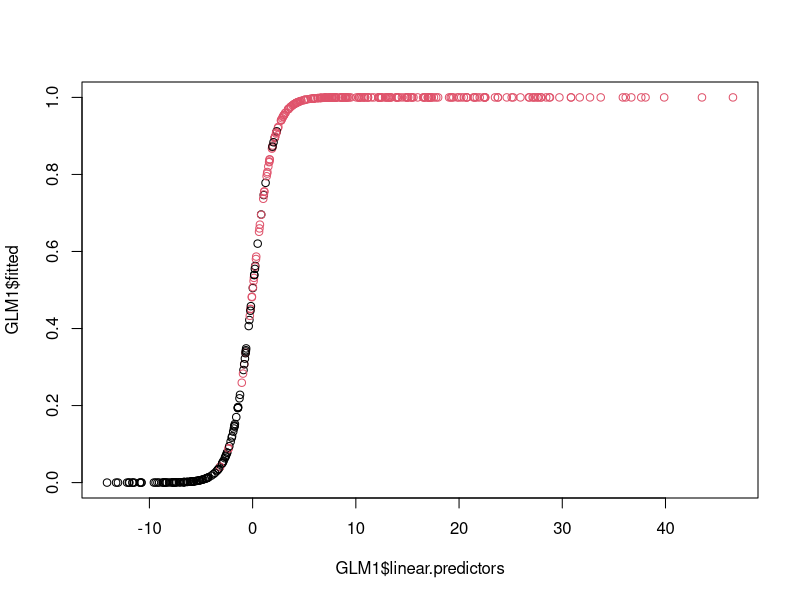
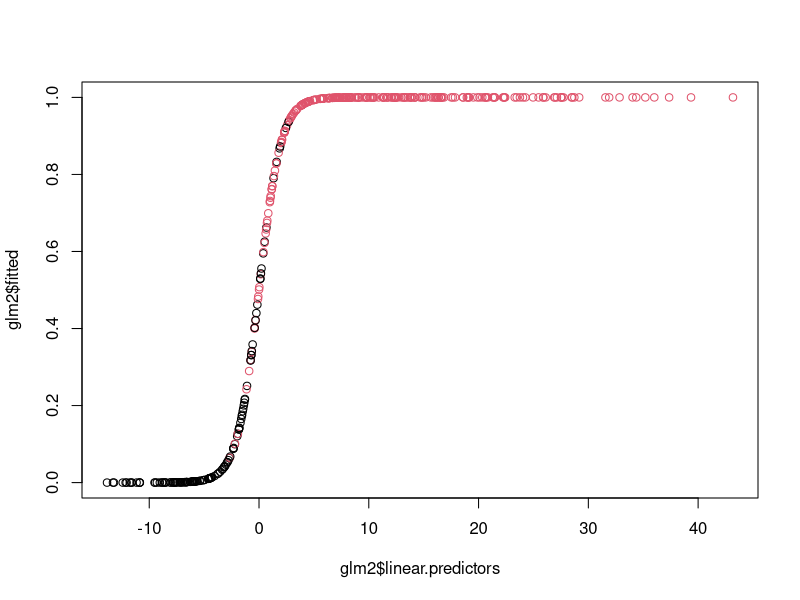
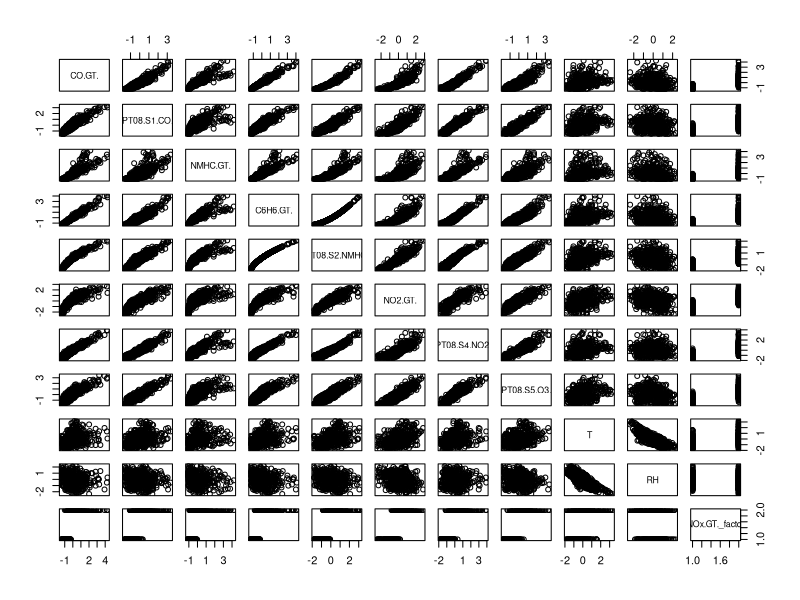
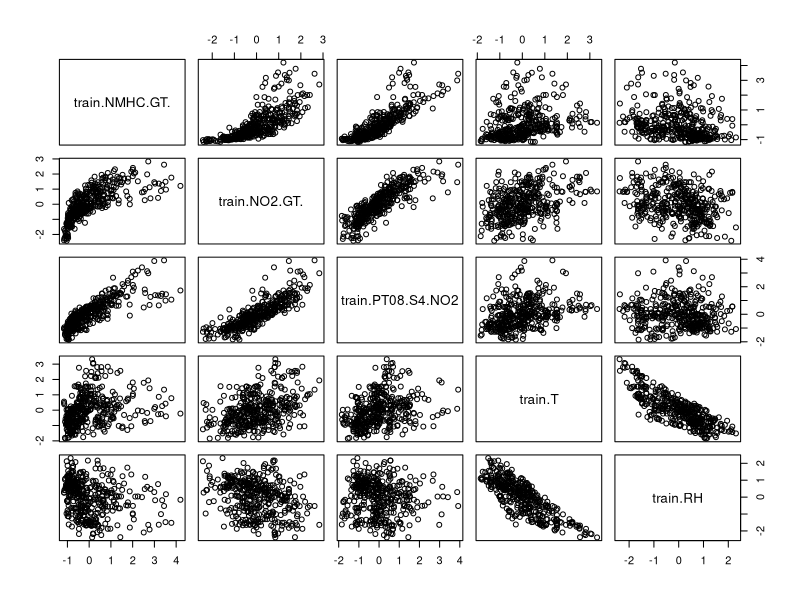
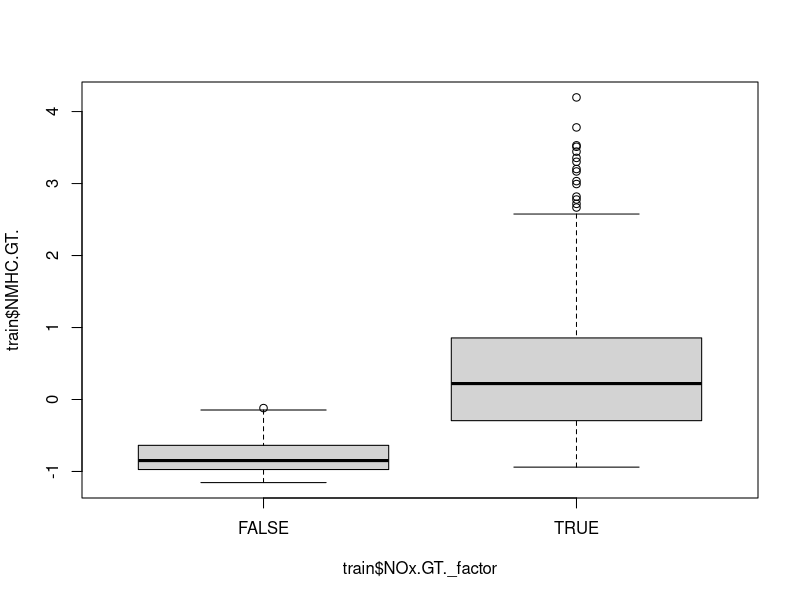
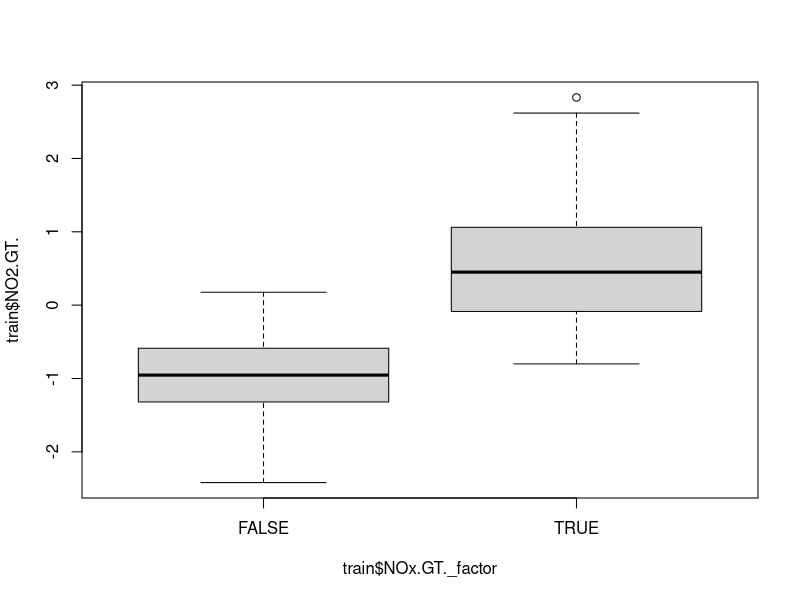
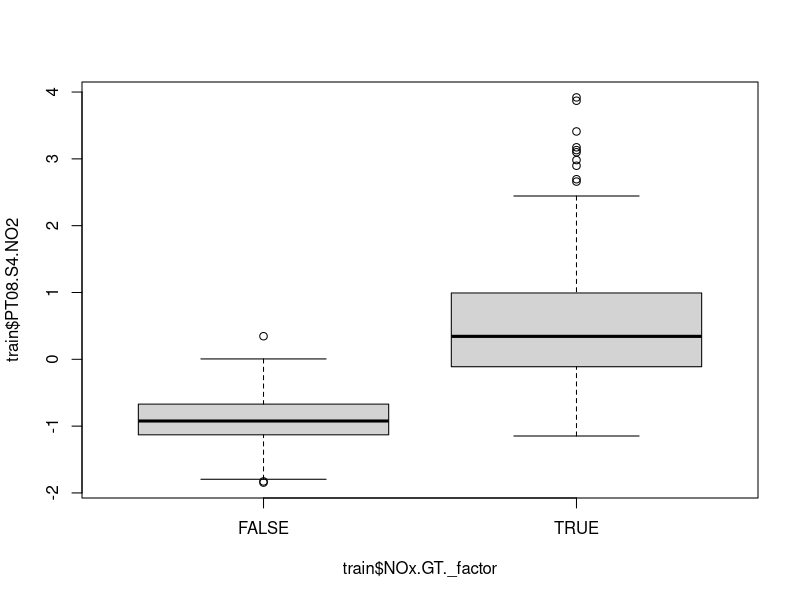
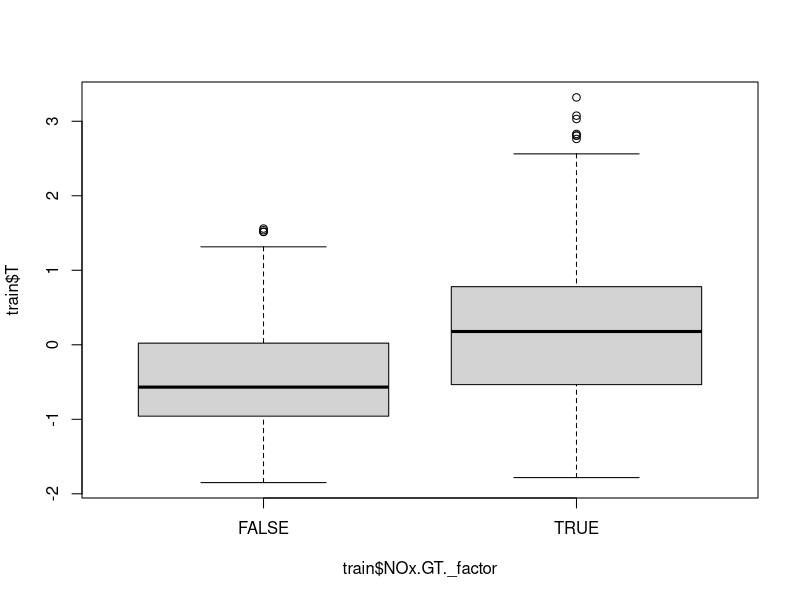

Reproduce these figures in R, in order.
# This is a test to check if binary classification is possible for pollution 
# dataset using electronic sensor heads.

# Classifying absolute humidity is not very interesting, yet it's the variable that we chose in project 1 and for now we will stick to it.

# Multi-colinearity issues may arise due to highly correlated variables.
# Eliminating some variables will weaken our classification study.
# Professor said that we do a logistic reg using PCs.

# Other possible binary variables to create:
# One might consider predicting whether it's a rush hour or not.
# One might also Predict absence or presence of a certain chemical compound in the air due to sensor responses
rm(list=ls())
################################################################################
# Sensitivity:
Sens <- function(M)
{
  M[2,2]/sum(M[2,])
}
# Rem.: It is assumed that the truth is on the rows and the classification in the columns

# Specificity:
Spec <- function(M)
{
  M[1,1]/sum(M[1,])
}
# Rem.: It is assumed that the truth is on the rows and the classification in the columns


# 2. ROC curve  ----

ROCCurve <- function(score, class)
{
  x <- y <- z <- NULL
  scoreOrd <- sort(score)
  
  x[1] <- 1 ; y[1] <- 1
  for(i in 2:length(score)){
    c <- scoreOrd[i]
    ConfMat <- table(class, score >= c)
    
    sens <- Sens(ConfMat)
    spec <- Spec(ConfMat)
    x[i] <- 1-spec
    y[i] <- sens
    z[i] <- scoreOrd[i]
  }
  return(list(x=x, y=y, z=z))
}
# Standardize dataframe function

standardizeDF <- function(x) {
  
  new_columns = c()
  
  for (name in names(x)) {
    new_col = (x[name]-mean(as.matrix(x[name])))/sd(as.matrix(x[name]))
    new_columns = append(new_columns, new_col, after=length(new_columns))
  }
  
  return(data.frame(new_columns))
}

################################################################################

air_quality_data = read.csv('Data/cleanAirQuality.csv', sep=";", 
                            header=TRUE, stringsAsFactors=TRUE)
air_quality_data$NOx.GT.<- air_quality_data$NOx.GT.>=100

NOx.GT._factor <- as.factor(air_quality_data[['NOx.GT.']])

# date_filter = subset (air_quality_data, select = c(Date))

air_quality_data = subset (air_quality_data, select = c(-NOx.GT., -Date, -Time, -PT08.S3.NOx., -AH_bin))
air_quality_data = standardizeDF(air_quality_data)

air_quality_data = append(air_quality_data, data.frame(NOx.GT._factor), after = length(air_quality_data))

air_quality_data = data.frame(air_quality_data)

summary(air_quality_data)

# We first try the logistic regression framework and fit using all the data

# We first try the logistic regression framework.
# We split the data into 80/20 ratio.


set.seed(2)
sample <- sample(c(TRUE, FALSE), dim(air_quality_data)[1], replace=TRUE, prob=c(0.8,0.2))
train  <- air_quality_data[sample, ]
test   <- air_quality_data[!sample, ]

GLM1 <- glm(formula = NOx.GT._factor ~ .,data = train, family=binomial(logit))
summary(GLM1)
ppv=1-pchisq(542.192-126.95, df=391-381)
ppv

glm0 <- glm(NOx.GT._factor ~ 1, data = train,family=binomial(link="logit"))
anova(glm0, GLM1, test="Chisq")

plot(GLM1$linear.predictors, GLM1$fitted, col = as.numeric(train[['NOx.GT._factor']]))
Classif1 <- GLM1$fitted.values >= 0.5
(tab1 <- table(train[['NOx.GT._factor']], Classif1))
round((tab1[2,1]+tab1[1,2])/sum(tab1) * 100, 2)
library(MASS)
jad <-stepAIC(GLM1, direction="backward")

glm2 <- glm(NOx.GT._factor ~ NMHC.GT. + NO2.GT. + PT08.S4.NO2. + T + RH, data = train,family=binomial(link="logit"))

summary(glm2)

Classif2 <- glm2$fitted.values >= 0.5
(tab2 <- table(train[['NOx.GT._factor']], Classif2))
round((tab2[2,1]+tab2[1,2])/sum(tab2) * 100, 2)

plot(glm2$linear.predictors, glm2$fitted, col = as.numeric(train[['NOx.GT._factor']]))
pairs(air_quality_data)

fitProb <- linearPredict <- NULL
for(i in 1:dim(test)[1])
{
  ind_i <- c(1, test$NMHC.GT.[i], test$NO2.GT.[i], 
             test$PT08.S4.NO2.[i], test$T[i], test$RH[i])
  # ind_i <- c(1, test$PT08.S1.CO.[i], test$NMHC.GT.[i], test$PT08.S2.NMHC.[i],
  #            test$NOx.GT.[i], test$PT08.S3.NOx.[i], test$PT08.S4.NO2.[i], 
  #            test$T[i], test$RH[i])
  linearPredict[i] <- ind_i %*% glm2$coefficients
  fitProb[i] <- exp(linearPredict[i]) / (1+exp(linearPredict[i]))
}
Classico <- fitProb >= 0.5
(tabos <- table(test$NOx.GT._factor, Classico))
round((tabos[2,1]+tabos[1,2])/sum(tabos) * 100, 2)

library(car)
vif(glm2)
pairs(data.frame(train$NMHC.GT.,train$NO2.GT.,train$PT08.S4.NO2
                 ,train$T,train$RH))


# Discriminatory Boxplots

boxplot(train$NMHC.GT. ~ train$NOx.GT._factor)
boxplot(train$NO2.GT. ~ train$NOx.GT._factor)
boxplot(train$PT08.S4.NO2 ~ train$NOx.GT._factor)
boxplot(train$T ~ train$NOx.GT._factor)
boxplot(train$RH ~ train$NOx.GT._factor)
# 2. Further analysis (PCA) ----
dataPCA <- train[,-c(1, 2, 4, 5, 8, 11)]
res <- princomp(dataPCA, cor=TRUE)
summary(res)
plot(res,type="b")
mod2 <- glm(train$NOx.GT._factor ~ res$scores[,1] + res$scores[,2] + res$scores[,3] +
              res$scores[,4] ,family=binomial(logit))
summary(mod2)
#In order to simplify the model, different procedures are possible
#As illustration, two-way the automatic selection procedure  based on the AIC is used:
modPCA <- stepAIC(mod2, direction="both")

# And the 1st,2nd, 3rd, 4th PCs are kept in the final model.

#plot(obesity, modPCA$fitted, ylim=c(0,1), ylab="Fitted values")
#plot(sbp, modPCA$fitted, ylim=c(0,1), ylab="Fitted values")

#These plots show no clear patterns; this means that the probability of success
# does not increase/decrease with these two variables

mod3 <- glm(train$NOx.GT._factor ~ res$scores[,1] +
            res$scores[,2] + res$scores[,3] + res$scores[,4],family=binomial(logit))
summary(mod3)

plot(mod3$linear.predictors, mod3$fitted, col = as.numeric(train[['NOx.GT._factor']]))

fitProb2 <- linearPredict2 <- NULL
for(i in 1:dim(test)[1]){ 
  # transform test into PCA
  ind_i <- c(test$NMHC.GT.[i], test$NO2.GT.[i],
              test$PT08.S4.NO2.[i],
             test$T[i], test$RH[i])
  tranformed_i = append(1,ind_i %*% res$loadings[,c(1,2,3,4)])
  linearPredict2[i] <- tranformed_i %*% mod3$coefficients
  fitProb2[i] <- exp(linearPredict2[i]) / (1+exp(linearPredict2[i]))
}
Classico <- fitProb2 >= 0.5
(tabos <- table(test$NOx.GT._factor, Classico))
round((tabos[2,1]+tabos[1,2])/sum(tabos) * 100, 2)

# Faire un CV GLM fit puis appliquer ROC CURVE

# Fitted probabilities via leave-one-out:
cvfitProb <- cvlinearPredict <- NULL
for(i in 1:dim(air_quality_data)[1]){
  newdata <- air_quality_data[-i,]
  modcv <- glm(NOx.GT._factor ~ NMHC.GT. + NO2.GT. + PT08.S4.NO2. + T + RH, data = newdata,family=binomial(link="logit"))
  cvlinearPredict[i] <- predict(modcv, newdata=air_quality_data[i,])
  cvfitProb[i] <- exp(cvlinearPredict[i]) / (1+exp(cvlinearPredict[i]))
}
plot(cvlinearPredict, cvfitProb, col=as.numeric(NOx.GT._factor)+1, xlab="Linear predictor", ylab="Fitted probability")

# ROC curve:
ROC_LogRegr <- ROCCurve(score=cvfitProb, class=as.numeric(NOx.GT._factor))
plot(ROC_LogRegr$x, ROC_LogRegr$y, xlab="1-specificity", ylab="sensitivity",
     xaxt="n",yaxt="n", xlim=0:1, ylim=0:1)
axis(1, seq(0,1,by=0.2), seq(0,1,by=0.2))
axis(2, seq(0,1,by=0.2), seq(0,1,by=0.2))
abline(0,1, lty=2, col="grey")


# 2. Linear discriminant analysis ----
library(MASS)
ldafull <- lda(x=air_quality_data[,1:10], grouping=air_quality_data$NOx.GT._factor)
g <- 2 ; n <- dim(air_quality_data)[1]
l1 <- (g-1)*(ldafull$svd)^2 / (n-g)
( gamma1 <- l1/(1+l1) )

# Variable selection:
l <- gamma <- NULL
for(i in 1:10){
  var <- (1:10)[-i]
  ldaTest <- lda(x=air_quality_data[,var], grouping=air_quality_data$NOx.GT._factor)
  l[i] <- (g-1)*(ldaTest$svd)^2 / (n-g)
  gamma[i] <- l[i]/(1+l[i])
}
gamma
# CO.GT. could be removed
l <- gamma <- NULL
for(i in 1:9)
{
  var <- (2:10)[-i]
  ldaTest <- lda(x=air_quality_data[,var], grouping=air_quality_data$NOx.GT._factor)
  lTest <- (g-1)*(ldaTest$svd)^2 / (n-g)
  l <- c(l, lTest)
  gamma <- c(gamma, lTest/(1+lTest))
}
gamma
# T could be removed
l <- gamma <- NULL
for(i in 1:8)
{
  var <- c(2,3,4,5,6,7,8,10)[-i]
  ldaTest <- lda(x=air_quality_data[,var], grouping=air_quality_data$NOx.GT._factor)
  lTest <- (g-1)*(ldaTest$svd)^2 / (n-g)
  l <- c(l, lTest)
  gamma <- c(gamma, lTest/(1+lTest))
}
gamma
# PT08.S4.NO2. could be removed
l <- gamma <- NULL
for(i in 1:7)
{
  var <- c(2,3,4,5,6,8,10)[-i]
  ldaTest <- lda(x=air_quality_data[,var], grouping=air_quality_data$NOx.GT._factor)
  lTest <- (g-1)*(ldaTest$svd)^2 / (n-g)
  l <- c(l, lTest)
  gamma <- c(gamma, lTest/(1+lTest))
}
gamma
# NMHC.GT.  could be removed
l <- gamma <- NULL
for(i in 1:6)
{
  var <- c(2,4,5,6,8,10)[-i]
  ldaTest <- lda(x=air_quality_data[,var], grouping=air_quality_data$NOx.GT._factor)
  lTest <- (g-1)*(ldaTest$svd)^2 / (n-g)
  l <- c(l, lTest)
  gamma <- c(gamma, lTest/(1+lTest))
}
gamma


# After comparison of the powers of the different models, a final model is obtained by removing
# the variables CO.GT., T, PT08.S4.NO2., NMHC.GT.

# Posterior probabilities via leave-one-out:
# They can be obtained by applying a loop of the same type as for logistic regression
# or directly by using the option CV=TRUE of the lda function
final = c(2,4,5,6,8,10)
lda1 <- lda(x=air_quality_data[,final], grouping=air_quality_data$NOx.GT._factor, CV=TRUE)
postProb <- lda1$posterior[,2]

# ROC curve:
ROC_lda <- ROCCurve(score=postProb, class=air_quality_data$NOx.GT._factor)
plot(ROC_lda$x, ROC_lda$y, type="l", xlab="1-specificity", ylab="sensitivity",
     xaxt="n",yaxt="n", xlim=0:1, ylim=0:1)
axis(1, seq(0,1,by=0.2), seq(0,1,by=0.2))
axis(2, seq(0,1,by=0.2), seq(0,1,by=0.2))
abline(0,1, lty=2, col="grey")


# 3. Comparison of the two classifications ----

# Comparison of scores:
plot(cvfitProb, postProb, xlab="Prob. log. regr.", ylab="Prob. LDA") ; abline(a=0,b=1, lty=2, col="red")
plot(cvfitProb-postProb, ylab="Prob. log. regr. - Prob. LDA") ; abline(h=0, lty=2, col="red")
( tabComp <- table(cvfitProb >= 0.5, postProb >= 0.5) )
((tabComp[1,2]+tabComp[2,1]) / sum(tabComp)*100)
# Posterior probabilities are, for the most, quite closed and, using a cutoff
# equal to 0.5, 23 observations (i.e. 7.6%) are differently classified by the
# two techniques.

# Comparison of ROC curves:
plot(ROC_LogRegr$x, ROC_LogRegr$y, type="l", xlab="1-specificity", ylab="sensitivity",
     xaxt="n",yaxt="n", xlim=0:1, ylim=0:1)
axis(1, seq(0,1,by=0.2), seq(0,1,by=0.2))
axis(2, seq(0,1,by=0.2), seq(0,1,by=0.2))
abline(0,1, lty=2, col="grey")
lines(ROC_lda$x, ROC_lda$y, type="l", col=2, lty=2)
legend("bottomright",c("Logistic regression","LDA"), col=1:2, lty=1:2)
# Both curves are quite close and the areas under the curves are also quite similar.





# Specific cutoffs:
( ConfMat_LogRegr <- table(air_quality_data$NOx.GT._factor, cvfitProb >= 0.5) )
( ConfMat_LDA <- table(air_quality_data$NOx.GT._factor, postProb >= 0.5) )

sens.5_LogRegr <- Sens(ConfMat_LogRegr) ; spec.5_LogRegr <- Spec(ConfMat_LogRegr)
sens.5_LDA <- Sens(ConfMat_LDA) ; spec.5_LDA <- Spec(ConfMat_LDA)

(id_LogRegr <- which.min(abs((1-ROC_LogRegr$x) - ROC_LogRegr$y)))
sens_LogRegr <- ROC_LogRegr$y[id_LogRegr] ; spec_LogRegr <- 1-ROC_LogRegr$x[id_LogRegr]
threshold_logreg <-  ROC_LogRegr$z[id_LogRegr] 

(id_LDA <- which.min(abs((1-ROC_lda$x) - ROC_lda$y)))
sens_LDA <- ROC_lda$y[id_LDA] ; spec_LDA <- 1-ROC_lda$x[id_LDA]
threshold_lda <-  ROC_lda$z[id_LDA] 

(idYouden_LogRegr <- which.max(ROC_LogRegr$y - ROC_LogRegr$x))
sens.Youd_LogRegr <- ROC_LogRegr$y[idYouden_LogRegr] ; spec.Youd_LogRegr <- 1-ROC_LogRegr$x[idYouden_LogRegr]
threshold_logreg_youden <-  ROC_LogRegr$z[idYouden_LogRegr] 

(idYouden_LDA <- which.max(ROC_lda$y - ROC_lda$x))
sens.Youd_LDA <- ROC_lda$y[idYouden_LDA] ; spec.Youd_LDA <- 1-ROC_lda$x[idYouden_LDA]
threshold_lda_youden <-  ROC_lda$z[idYouden_LDA]

points(c(1-spec.5_LogRegr, 1-spec_LogRegr, 1-spec.Youd_LogRegr),
       c(sens.5_LogRegr, sens_LogRegr, sens.Youd_LogRegr), pch=16, col=2:4)
legend("bottomright",
       legend=c("Cutoff = 0.5", "Cutoff achieving the same spec. and sens.", "Cutoff based on Youden's J statistics"),
       col=2:4, pch=16)


plot(ROC_LogRegr$x, ROC_LogRegr$y, type="l", xlab="1-specificity", ylab="sensitivity",
     xaxt="n",yaxt="n", xlim=0:1, ylim=0:1)
axis(1, seq(0,1,by=0.2), seq(0,1,by=0.2))
axis(2, seq(0,1,by=0.2), seq(0,1,by=0.2))
abline(0,1, lty=2, col="grey")

points(c(1-spec.5_LogRegr, 1-spec_LogRegr, 1-spec.Youd_LogRegr),
       c(sens.5_LogRegr, sens_LogRegr, sens.Youd_LogRegr), pch=16, col=c(3,4,6))
lines(ROC_lda$x, ROC_lda$y, type="l", col=2, lty=2)
points(c(1-spec.5_LDA, 1-spec_LDA, 1-spec.Youd_LDA),
       c(sens.5_LDA, sens_LDA, sens.Youd_LDA), pch=17, col=c(3,4,6))

legend("bottomright",
       legend=c("Cutoffs = 0.5", "Cutoffs achieving the same spec. and sens.", "Cutoffs based on Youden's J statistics"),
       col=c(3,4,6), pch=18)
# The cutoff based on Youden's statistic seems to be the best in terms of specificity
# while the cutoff achieving the same specificity and sensitivity seems to be the best in terms of
# sensitivity. The "default" cutoff "equal to 0.5" seems to be a compromise between the two others.

# 